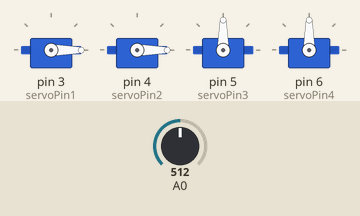
A sketch run on a simulated Arduino Uno, built with avr-gcc and run on an emulated ATmega328P. Shown: 4 × servo. The test bench sets the inputs (shaded band); at power-on: A0 = 512. What the sketch prints to the serial monitor is not drawn.

Above: at 1.2 s.
1.3 s: A0 set to 993
2.8 s: A0 set to 1015
At 3.26 s:
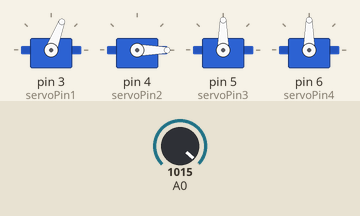
5.8 s: A0 set to 990
At 7.0 s:
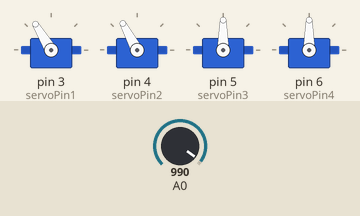
7.3 s: A0 set to 1010
At 7.76 s:
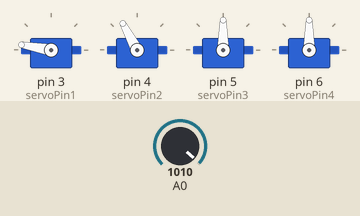
10.3 s: A0 set to 900
At 11.5 s:
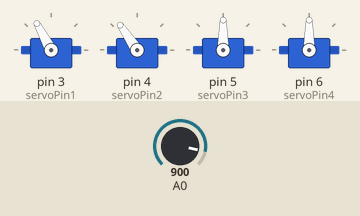
11.8 s: A0 set to 1023
Timing chart, 0 to 15.8 s (numbered marks = the images above; inputs shaded):
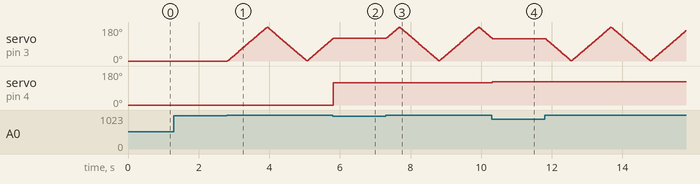

The sketch:

textilesensorval.ino
```cpp
/**************************************************************************
   Textile Game Controller workshop
   Working with Arduino Micro board and conductive materials
   Digital switch example
   Based on based on this Lab on the ITP Physical Computing site:
   https://itp.nyu.edu/physcomp/labs/labs-serial-communication/two-way-duplex-serial-communication-using-an-arduino/
   Social Body Lab, 2018 Oct.
**************************************************************************/

#include <Servo.h>

int sensor1val;
int sensor2val;
int sensor3val;

int servoPin1 = 3;           //Pin that the servo is attached to.
int servoPin2 = 4;           //Pin that the servo is attached to.
int servoPin3 = 5;           //Pin that the servo is attached to.
int servoPin4 = 6;           //Pin that the servo is attached to.

int moveRate = 10;        //the time between updates in milliseconds
int minAngle = 0;     //sets the low point of the movement range
int maxAngle = 180;   //sets the high point of the movement range
int moveIncrement1 = 1;    // how much to move the motor each cycle
int moveIncrement2 = 2;    // how much to move the motor each cycle
int moveIncrement3 = 3;    // how much to move the motor each cycle
int moveIncrement4 = 4;    // how much to move the motor each cycle

int servoAngle1;
int servoAngle2;


long lastTimeYouMoved1;
long lastTimeYouMoved2;
long lastTimeYouMoved3;
long lastTimeYouMoved4;

Servo servo1;  // create the Servo object
Servo servo2;  // create the Servo object
Servo servo3;  // create the Servo object
Servo servo4;  // create the Servo object

void setup() {
  //start serial connection
  Serial.begin(9600);
  servo1.attach(servoPin1);  //attach the servo to the corresponding control pin
  servo2.attach(servoPin2);  //attach the servo to the corresponding control pin
  servo3.attach(servoPin3);  //attach the servo to the corresponding control pin
  servo4.attach(servoPin4);
  servoAngle1 = minAngle;
}

void loop() {
  // read the sensor value
  sensor1val = analogRead(0);
  // print out the sensor value
  Serial.print(sensor1val);
  // print a comma to separate the values
  Serial.println();


  // if (millis() - lastTimeYouMoved1 >= moveRate) //this very simple statement is the timer,
  //{ //it subtracts the value of the moment in time the last blink happened, and sees if that number is larger than your set blinking value
  servo1.write(servoAngle1);

  if (sensor1val > 1000) {
    servoAngle1 += moveIncrement1;

    if (servoAngle1 <= minAngle || servoAngle1 >= maxAngle)
    {
      moveIncrement1 = -moveIncrement1;
    }

    servoAngle2 += moveIncrement2;

    if (servoAngle2 <= minAngle || servoAngle2 >= maxAngle)
    {
      moveIncrement2 = -moveIncrement2;
    }

    //lastTimeYouMoved1 = millis();            //save the value in time that this switch occured, so we can use it again.

  } else {
    servo1.write(servoAngle1);
    servo2.write(servoAngle2);
  }
  /*  if (millis() - lastTimeYouMoved2 >= moveRate) //this very simple statement is the timer,
    { //it subtracts the value of the moment in time the last blink happened, and sees if that number is larger than your set blinking value
      servo2.write(servoAngle2);

      servoAngle2 += moveIncrement;

      if (servoAngle2 <= minAngle || servoAngle2 >= maxAngle)
      {
        moveIncrement = -moveIncrement;
      }

      lastTimeYouMoved2 = millis();            //save the value in time that this switch occured, so we can use it again.

    }
    if (millis() - lastTimeYouMoved3 >= moveRate) //this very simple statement is the timer,
    { //it subtracts the value of the moment in time the last blink happened, and sees if that number is larger than your set blinking value
      servo3.write(servoAngle3);

      servoAngle3 += moveIncrement;

      if (servoAngle3 <= minAngle || servoAngle3 >= maxAngle)
      {
        moveIncrement = -moveIncrement;
      }

      lastTimeYouMoved3 = millis();            //save the value in time that this switch occured, so we can use it again.

    }
    if (millis() - lastTimeYouMoved4 >= moveRate) //this very simple statement is the timer,
    { //it subtracts the value of the moment in time the last blink happened, and sees if that number is larger than your set blinking value
      servo4.write(servoAngle4);

      servoAngle4 += moveIncrement;

      if (servoAngle4 <= minAngle || servoAngle4 >= maxAngle)
      {
        moveIncrement = -moveIncrement;
      }

      lastTimeYouMoved4 = millis();            //save the value in time that this switch occured, so we can use it again.

    }*/

  //attach the servo to the corresponding control pin


  /* read the sensor value
    /sensor2val = analogRead(1);
    // print out the sensor value
    Serial.print(sensor2val);
    // print a comma to separate the values
    Serial.print(",");

    // read the sensor value
    sensor3val = analogRead(2);
    // print out the sensor value and add a line break
    Serial.println(sensor3val);
  */
  delay(1); // the delay is necessary for the serial communication


}
```

Measured:
- the behaviour switches between 1000 and 1001 on A0 (found by bisection; images 0 and 1)
- after the input at 5.8 s, servo on pin 3 (servoPin1): goes on until 5.8 s, then stays 121°; servo on pin 4 (servoPin2): 0° → 118° at once
- after the input at 10.3 s, servo on pin 3 (servoPin1): goes on until 10.3 s, then stays 118°; servo on pin 4 (servoPin2): 118° → 124° at once
